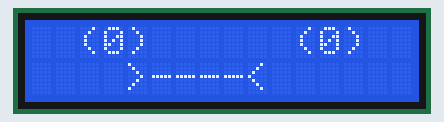
Bench run of a sketch on a simulated Arduino Uno, built with avr-gcc and run on an emulated ATmega328P. On the bench: 16×2 character LCD.

Above: at 0.1 s.
At 4.5 s:
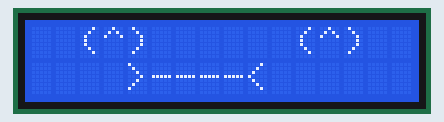
At 8.8 s:
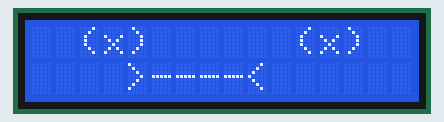
At 13.1 s:
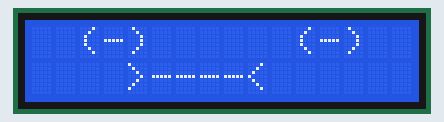

The sketch:

LCD_test.ino
```cpp
#include <LiquidCrystal_I2C.h>

LiquidCrystal_I2C lcd(0x27, 16, 2);

#define NORMAL_EYE '0'
#define HAPPY_EYE '^'
#define CROSS_EYE 'x'
#define SLEEPY_EYE '-'

void ShowEyes(char);
void BlinkEyes(int);
void ShowGlasses();

void setup()
{
  lcd.init();
  lcd.backlight();

  // Mouth.
  lcd.setCursor(4, 1);
  lcd.print(">----<");

  ShowGlasses();
}

void loop()
{
  ShowEyes(NORMAL_EYE);
  delay(2000);

  BlinkEyes(100);
  delay(100);
  BlinkEyes(100);
  delay(2000);

  ShowEyes(HAPPY_EYE);
  delay(2000);

  BlinkEyes(100);
  delay(100);
  BlinkEyes(100);
  delay(2000);

  ShowEyes(CROSS_EYE);
  delay(2000);

  BlinkEyes(100);
  delay(100);
  BlinkEyes(100);
  delay(2000);

  ShowEyes(SLEEPY_EYE);
  delay(2000);

  BlinkEyes(100);
  delay(100);
  BlinkEyes(100);
  delay(2000);
}

void ShowEyes(char shape)
{
  lcd.setCursor(3, 0);
  lcd.print(shape);
  lcd.setCursor(12, 0);
  lcd.print(shape);
}

void BlinkEyes(int interval_ms = 100)
{
  ShowEyes(SLEEPY_EYE);
  delay(interval_ms);
  ShowEyes(NORMAL_EYE);
}

void ShowGlasses()
{
  lcd.setCursor(2, 0);
  lcd.print("(");
  lcd.setCursor(4, 0);
  lcd.print(")      (");
  lcd.setCursor(13, 0);
  lcd.print(")");
}
```

Measured:
- by itself, everything shown: repeats every 17.3 s, in 18 steps
- what the display in image 1 shows lasts 2.0 s, from 4.4 s to 6.4 s
- what the display in image 3 shows lasts 2.1 s, from 13.0 s to 15.1 s
